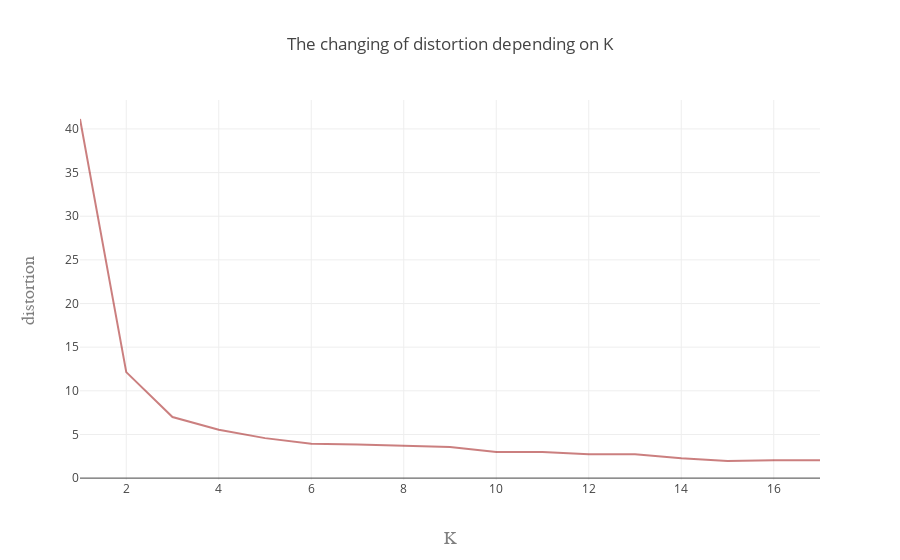

The notebook cell saved with this chart:
### Markdown cell above
### Choose the best-K, using the elbow method

### Code cell
iris_ds = iris.iloc[:, 0:4].values
minmax_scaler = sklearn.preprocessing.MinMaxScaler(feature_range=(0, 1))
iris_ds = minmax_scaler.fit_transform(iris_ds)

# K = 1 to 18,for every k value we calculate distortion,then we plot the line graph between K and Distortion
distortions = []
K = list(range(1,18))

for k in K:
    centroids, cluster_assignments, iters, orig_centroids = cluster(iris_ds, k)
    distortions.append(np.sum(cluster_assignments[:, 1]))
    
# plt.plot(K,distortions,'bx-');
trace = go.Scatter(x = K,y = distortions, mode = 'lines',
                   marker = dict(size = 10,color="rgba(152,0,0,0.5)")
                  )

data = [trace]
layout=dict(
        title='The changing of distortion depending on K',
        xaxis=go.layout.XAxis(
            title=go.layout.xaxis.Title(
                text='K',
                font=dict(
                    family='Courier New, monospace',
                    size=18,
                    color='#7f7f7f'
                )
            )
        ),
        yaxis=go.layout.YAxis(
            title=go.layout.yaxis.Title(
                text='distortion',
                font=dict(
                    family='Courier New, monospace',
                    size=18,
                    color='#7f7f7f'
                )
            )
        )
    )
figure = dict(data=data, layout=layout)
iplot(figure)

### Figure 1 — Plotly figure (JSON) as saved in the notebook; plotly's stock layout.template omitted (floating-point values rounded to 4 significant figures)
{"data": [{"marker": {"color": "rgba(152,0,0,0.5)", "size": 10}, "mode": "lines", "type": "scatter", "uid": "1ee4978c-4d10-483f-a9c6-00813277071d", "x": [1, 2, 3, 4, 5, 6, 7, 8, 9, 10, 11, 12, 13, 14, 15, 16, 17], "y": [41.14, 12.14, 6.998, 5.55, 4.581, 3.941, 3.86, 3.725, 3.552, 2.996, 2.983, 2.732, 2.722, 2.282, 1.96, 2.052, 2.036]}], "layout": {"title": {"text": "The changing of distortion depending on K"}, "xaxis": {"title": {"font": {"color": "#7f7f7f", "family": "Courier New, monospace", "size": 18}, "text": "K"}}, "yaxis": {"title": {"font": {"color": "#7f7f7f", "family": "Courier New, monospace", "size": 18}, "text": "distortion"}}}}
